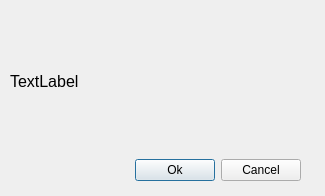
<?xml version="1.0" encoding="UTF-8"?>
<ui version="4.0">
 <class>Dialog</class>
 <widget class="QDialog" name="Dialog">
  <property name="geometry">
   <rect>
    <x>0</x>
    <y>0</y>
    <width>325</width>
    <height>196</height>
   </rect>
  </property>
  <property name="windowTitle">
   <string>Dialog</string>
  </property>
  <widget class="QWidget" name="verticalLayoutWidget">
   <property name="geometry">
    <rect>
     <x>10</x>
     <y>10</y>
     <width>291</width>
     <height>171</height>
    </rect>
   </property>
   <layout class="QVBoxLayout" name="verticalLayout" stretch="2,1">
    <item>
     <widget class="QLabel" name="message">
      <property name="font">
       <font>
        <pointsize>12</pointsize>
       </font>
      </property>
      <property name="text">
       <string>TextLabel</string>
      </property>
     </widget>
    </item>
    <item>
     <layout class="QHBoxLayout" name="horizontalLayout">
      <item>
       <spacer name="horizontalSpacer">
        <property name="orientation">
         <enum>Qt::Horizontal</enum>
        </property>
        <property name="sizeHint" stdset="0">
         <size>
          <width>40</width>
          <height>20</height>
         </size>
        </property>
       </spacer>
      </item>
      <item>
       <widget class="QPushButton" name="pushButton_Ok">
        <property name="text">
         <string>Ok</string>
        </property>
       </widget>
      </item>
      <item>
       <widget class="QPushButton" name="pushButton_Cancel">
        <property name="text">
         <string>Cancel</string>
        </property>
       </widget>
      </item>
     </layout>
    </item>
   </layout>
  </widget>
 </widget>
 <resources/>
 <connections/>
</ui>
